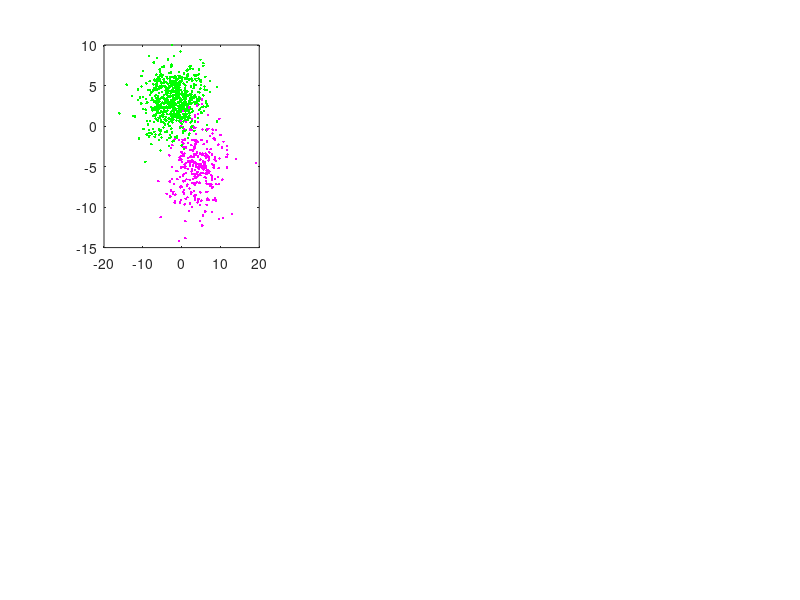

Recreate this plot in MATLAB. (Note: this script raises an error after producing the figure.)
% MISAEL MORALES  -  MATH 7993 Numerical Optimization  -  PROJECT
% ------------------------------------------------------------------------
% OPTIMAL PREDICTION AND CLUSTERING OF GAUSSIAN MIXTURE MODELS
% ------------------------------------------------------------------------
% This is a MTALAB script routine to perform the Expectation-Maximization
% algorithm on a multivariate gaussian mixture model.
% The goal is to obtain estimates for the means, covariances, and
% proportions and to further improve estimates using the Optimization
% Toolbox.
% Misael Morales - MATH 7993 - July 2020
%
% ------------------------------------------------------------------------
clear; clc; close all
tic % Start timer for script runtime
fprintf('MISAEL MORALES - MATH 7993 NUMERICAL OPTIMIZATION - PROJECT\n');
fprintf('OPTIMIZATION OF MULTIVARIATE GAUSSIAN MIXTURE MODEL\n');
% ------------------------------------------------------------------------
%% Step 0: Define problem variables
numsamples = 1000;          % Number of randomly generated data points

mu1 = [-2 3];               % Mean vector 1
mu2 = [4 -5];               % Mean vector 2
sigma1 = [15 1 ; 0 5];      % Covariance matrix 1
sigma2 = [12 1 ; 1 10];     % Covariance matrix 2
prop = [7 3];               % Proportion of each distribution
prop = prop/sum(prop);      % Normalize proportions as decimals constraint

x0 = [mu1(1),mu1(2);mu2(1),mu2(2);
      sigma1(1,1),sigma1(1,2);sigma1(2,1),sigma1(2,2);
      sigma2(1,1),sigma2(1,2);sigma2(2,1),sigma2(2,2);
      prop(1),prop(2)];

% Define the dimensionality and the number of clusters to be estimated.
n = 2;          % The vector lengths equal to the number of dimensions
k = 2;          % The number of clusters.

% Define stopping criterion. 
tol     = 1e-6;        % Stopping criteria 1: tolerance
maxiter = 5;           % Stopping criteria 2: maximum number of iterations
%
%% Step 1: Print data & Generate data from TWO 2D distributions.

% Print initial variables
fprintf('Real Mu1: [%.2f, %.2f]\n', mu1);
fprintf('Real Mu2: [%.2f, %.2f]\n', mu2);
fprintf('Real Sigma1: [%.2f %.2f ; %.2f %.2f]\n', sigma1);
fprintf('Real Sigma2: [%.2f %.2f ; %.2f %.2f]\n', sigma2);
fprintf('Real Proportions: [%.3f, %.3f]\n', prop);

dim1 = numsamples*prop(1);    % Number of data points from each distribution
dim2 = numsamples*prop(2);

% Generate sample points with the specified means and covariance matrices.
R1 = chol(sigma1);
X1 = randn(dim1, 2) * R1;     % Random normal (randn) number generator
X1 = X1 + repmat(mu1, size(X1, 1), 1);  % n*1 repmat for same dims as X1

R2 = chol(sigma2);
X2 = randn(dim2, 2) * R2;     % Random normal (randn) number generator
X2 = X2 + repmat(mu2, size(X2, 1), 1);  % n*1 repmat for same dims as X2

global X
X = [X1; X2]; % Combine the two sets of random normal elements into one


m = size(X, 1); % The number of data points; rows of X

% Ensure positive-semidefinite constraint on covariance matrices
sigma1 = chol(sigma1)*chol(sigma1)';
sigma2 = chol(sigma2)*chol(sigma2)';

% Generate a 1,2 classification to use Classification Learner Toolbox
class1 = cat(2, X1,   ones(size(X1,1), 1));
class2 = cat(2, X2, 2*ones(size(X2,1), 1));
Xclass = [class1;class2];

%%====================================================
%% STEP 2: Define initial values for the parameters.
% Use the GMM_InitialGuess MATLAB subroutine to define the starting value
% for the EM-algorithm.
%
% A = Means / B = Covariances / C = Proportions
%% 1a: Good initial Guesses
%{
% A1: Mu - Randomly modify by Normal Distribution the means to be initial guess.
mu = [mu1+rand(1);mu2+rand(1)];
mu1g = mu(1,:); %for printing initial guesses
mu2g = mu(2,:); %for printing initial guesses

% B1: Sigma - Use overall covariance of the dataset as the initial variance for each cluster.
sigma = []; 
for j = 1:k
    sigma{j} = cov(X);
end
% C1: Proportions - Assign equal PRIOR probabilities to each cluster.
phi = ones(1, k) * (1 / k);
%}
%% 1b: Bad Initial Guess - 2D case
%
mu1g     = [-4 , -2];
mu2g     = [5 , -3];
mu = [mu1g;mu2g];
sigma{1} = [50, 5; 0.1, 50];
sigma{2} = [30, 0.1; 1, 3];
phi      = [99 11];
phi      = phi/sum(phi);

x0g = [mu1g; mu2g;
       sigma{1}(1,:);sigma{1}(2,:);
       sigma{2}(1,:);sigma{2}(2,:);
       phi(1),phi(2)];
%}
%%
fprintf('-----------------------------------------------------------\n');
fprintf('Initial Guess Mu1: [%.2f, %.2f]\n', mu1g);
fprintf('Initial Guess Mu2: [%.2f, %.2f]\n', mu2g);
fprintf('Initial Guess Sigma1: [%.2f %.2f ; %.2f %.2f]\n', sigma{1});
fprintf('Initial Guess Sigma2: [%.2f %.2f ; %.2f %.2f]\n', sigma{2});
fprintf('Initial Guess Proportions: [%.3f, %.3f]\n', phi);
%% Scatterplot and Contours for Original Data
% Define parameters for grid density and dimensions.
gridSize = 50;
 maxgrid = max(max(mu1,mu2)) + max(max(max(sigma1,sigma2)));
       u = linspace(-maxgrid, maxgrid, gridSize);
% Display a scatter plot of the data from the two distributions.
% Save space as a subplot to plot side-by-side with EM-generated
% distribution estimates.
figure(1)
subplot(2,3,1);
hold off;
plot(X1(:, 1), X1(:, 2), 'g.');
hold on;
plot(X2(:, 1), X2(:, 2), 'm.');

% Define a [gridSize^2 x 2] matrix 'gridX' of coordinates representing
% the input values over the grids.
[A , B] = meshgrid(u, u);
gridX   = [A(:), B(:)];

% Calculate the Gaussian distribution for every value in the grid.
z1 = GaussianNormalDist(gridX, mu1, sigma1);
z2 = GaussianNormalDist(gridX, mu2, sigma2);

% Reshape the responses back into a 2D grid to be plotted with contour.
Z1 = reshape(z1, gridSize, gridSize);
Z2 = reshape(z2, gridSize, gridSize);

% Plot the contour lines (5) to show the pdf over the data.
contour(u, u, Z1, 5);
contour(u, u, Z2, 5);
daspect([1 1 1])

plot(mu1(1),mu1(2),'k.','MarkerSize',20)    %plot original center X1
plot(mu2(1),mu2(2),'k.','MarkerSize',20)    %plot original center X2

title('True PDFs');
%% Histogram for Original Data
figure(2)
subplot(2,1,1);
hold off
histogram(X);
hold on
title('Histogram of MV Normal Data')
xlabel('X'); ylabel('Frequency');
%savefig('GMM_histogram')
% Create a 3D Surface Plot for the pdf response function
subplot(2,1,2);
hold off
surf([Z1;Z2])
hold on
title('MV PDF for Generated Data')
%% Scatterplot and Contours of Initial Estimates
figure(1)
subplot(2,3,2);
hold off;
plot(X1(:, 1), X1(:, 2), 'g.');
hold on;
plot(X2(:, 1), X2(:, 2), 'm.');
% Calculate the Gaussian distribution for every value in the grid.
z1 = GaussianNormalDist(gridX, mu1g, sigma{1});
z2 = GaussianNormalDist(gridX, mu2g, sigma{2});

% Reshape the responses back into a 2D grid to be plotted with contour.
Z1 = reshape(z1, gridSize, gridSize);
Z2 = reshape(z2, gridSize, gridSize);

% Plot the contour lines (5) to show the pdf over the data.
contour(u, u, Z1, 5);
contour(u, u, Z2, 5);
daspect([1 1 1])

plot(mu1(1),mu1(2),'k.','MarkerSize',20)    %plot original center X1
plot(mu2(1),mu2(2),'k.','MarkerSize',20)    %plot original center X2
plot(mu1g(1),mu1g(2),'k*')    %plot initial guess center X1
plot(mu2g(1),mu2g(2),'k*')    %plot initial guess center X2
title('Initial Guess');
%%===================================================
%% STEP 3: Run Expectation Maximization (EM) Algorithm
for iter = 1:maxiter    
    %% STEP 3a: Expectation
    %
    % Calculate the probability for each data point for each distribution.
    
    % Matrix to hold the pdf value for each every data point for every cluster.
    % One row per data point, one column per cluster.
    pdf = zeros(m, k);
    
    % For each Gaussian...
    for j = 1:k
        % Evaluate the Gaussian for all data points for cluster 'j'.
        pdf(:, j) = GaussianNormalDist(X, mu(j, :), sigma{j});
    end
    
    % Multiply each pdf value by the prior probability for cluster.
    pdf_w = bsxfun(@times, pdf, phi);
    
    % Divide the weighted probabilities by the sum of weighted probabilities for each cluster.
    W = bsxfun(@rdivide, pdf_w, sum(pdf_w, 2));
    
    %%===============================================
    %% STEP 3b: Maximization
    %%% Calculate the probability for each data point for each distribution.

    % Store the previous means, to be optimized iteratively.
    prevMu = mu;    
    
    % For each of the Gaussian...
    for j = 1:k
    
        % Calculate the prior probability for cluster 'j'.
        prop_(j) = mean(W(:, j), 1);
        
        % Calculate the new mean for cluster 'j' by taking the weighted
        % average of all data points.
        weights  = W(:,j);
        val      = weights' * X;
        mu(j, :) = val ./ sum(weights, 1);

        % Calculate the covariance matrix for cluster 'j' by taking the 
        % weighted average of the covariance for each training example. 
        sigma_k = zeros(n, n);
        
        % Subtract the cluster mean from all data points.
        Xm = bsxfun(@minus, X, mu(j, :));
        
        % Calculate the contribution of each training example to the covariance matrix.
        for i = 1:m
            sigma_k = sigma_k + (W(i, j) .* (Xm(i, :)' * Xm(i, :)));
        end
   
        % Divide by the sum of weights.
        sigma{j} = sigma_k ./ sum(W(:, j));
    end
    
    % Check for convergence.
    if abs(mu - prevMu) < tol
        break
    end
            
% End of Expectation Maximization (EM)    
end

%% Step 4: Print final values
fprintf('-----------------------------------------------------------\n');
% Rename final variables
mu1_    = mu(1,:);
mu2_    = mu(2,:);
sigma1_ = sigma{1};
sigma2_ = sigma{2};

% print final variables
fprintf('EM-estimated Mu1: [%.4f, %.4f]\n', mu1_);
fprintf('EM-estimated Mu2: [%.4f, %.4f]\n', mu2_);
fprintf('EM-estimated Sigma1: [%.3f %.3f ; %.3f %.3f]\n', sigma1_);
fprintf('EM-estimated Sigma2: [%.3f %.3f ; %.3f %.3f]\n', sigma2_);
fprintf('EM-estimated Proportions: [%.4f, %.4f]. Sum: %.4f\n', prop_, sum(prop_));

% Print the stopping criteria and the total number of EM iterations
fprintf('Stopping Criteria: max iterations (%d) | tolerance (%.1d)\n', maxiter, tol)

if iter == maxiter
    fprintf('Maximum number of iterations (%d) was reached before convergence!\n', iter)
else 
    fprintf('Total EM Iterations: %d\n', iter);
end

% END of main script
%% Scatterplot and Contours for EM-estimated Data
%
% Display a scatter plot of the data from the two distributions.
figure(1)
subplot(2,3,4);
hold off;
plot(X1(:, 1), X1(:, 2), 'g.');
hold on;
plot(X2(:, 1), X2(:, 2), 'm.');

% Again, create a [gridSize^2 x 2] matrix 'gridX' of coordinates representing
% the input values over the grid.
[A , B] = meshgrid(u, u);
gridX   = [A(:), B(:)];

% Calculate the Gaussian response for every value in the grid.
z1_ = GaussianNormalDist(gridX, mu1_, sigma1_);
z2_ = GaussianNormalDist(gridX, mu2_, sigma2_);

% Reshape the responses back into a 2D grid to be plotted with contour.
Z1_ = reshape(z1_, gridSize, gridSize);
Z2_ = reshape(z2_, gridSize, gridSize);

% Plot the contour lines (5) to show the pdf over the data.
contour(u, u, Z1_, 5);
contour(u, u, Z2_, 5);
daspect([1 1 1])

plot(mu1(1),mu1(2),'k.','MarkerSize',20)    %plot original center X1
plot(mu2(1),mu2(2),'k.','MarkerSize',20)    %plot original center X2
plot(mu1_(1),mu1_(2),'k*')  %plot new center X1
plot(mu2_(1),mu2_(2),'k*')  %plot new center X2
title('EM Contours');
%savefig('GMM_orig_EM_data_contour')
%
% ------------------------------------------------------------------------
%% Optimization Toolbox - fminsearch
fprintf('-----------------------------------------------------------\n');
fprintf('Optimization Toolbox subroutine: \n');

% Store as a single output for Optimization Toolbox
x0_ = [mu1_(1),mu1_(2); mu2_(1),mu2_(2);
      sigma1_(1,1),sigma1_(1,2); sigma1_(2,1),sigma1_(2,2);
      sigma2_(1,1),sigma2_(1,2); sigma2_(2,1),sigma2_(2,2);
      prop_(1),prop_(2)];
% Optimization Toolbox Options & Settings
%'Display',     'iter',...
options = optimset(...
'PlotFcns',    {@optimplotfval,@optimplotfunccount},...
'MaxIter',     500,...
'MaxFunEvals', 5000,...             
'TolFun',      1e-6,...
'TolX',        1e-6);
% Use the functions in the Optimization Toolbox to optimize the Negative
% Log-Likelihood function for the Gaussian Mixture Model.
figure(3)
[optXval,optFval,optFlag,optOut]  = fminsearch(@GMM_negloglik, x0_, options);
copyobj(get(gcf,'children'),figure(3));
hold on
xlabel('fminsearch iteration')
hold off
optXval(7,:) = optXval(7,:)/sum(optXval(7,:));
mu1_opt1 = optXval(1,:);
mu2_opt1 = optXval(2,:);
sigma1_opt1 = optXval(3:4,:);
sigma2_opt1 = optXval(5:6,:);
prop_opt1 = optXval(7,:);
% Printing optimization 1 outputs      
fprintf('-----------------------------------------------------------\n');
fprintf('NMS Optimization-estimated Mu1: [%.4f, %.4f]\n', mu1_opt1);
fprintf('NMS Optimization-estimated Mu2: [%.4f, %.4f]\n', mu1_opt1);
fprintf('NMS Optimization-estimated Sigma1: [%.3f %.3f ; %.3f %.3f]\n', sigma1_opt1);
fprintf('NMS Optimization-estimated Sigma2: [%.3f %.3f ; %.3f %.3f]\n', sigma2_opt1);
fprintf('NMS Optimization-estimated Proportions: [%.4f, %.4f]. Sum: %.3f \n', prop_opt1, sum(prop_opt1));   
fprintf('-----------------------------------------------------------\n');
%
%% Printing optimization 2 outputs - fminunc
% Optimization Toolbox Options & Settings
%'Display',     'iter',...
options2 = optimset(...
'PlotFcns',    {@optimplotfval,@optimplotfirstorderopt}, ...
'MaxIter',     5000,...       
'MaxFunEvals', 1E6,...                 
'TolFun',      1e-15,...
'TolX',        1e-15);
% Use the functions in the Optimization Toolbox to optimize the Negative
% Log-Likelihood function for the Gaussian Mixture Model.
figure(4)
[optXval2,optFval2,optFlag2,optOut2]  = fminunc(@GMM_negloglik, x0_, options2);
copyobj(get(gcf,'children'),figure(4));
hold on
xlabel('fminunc iteration')
hold off
optXval2(7,:) = optXval2(7,:)/sum(optXval2(7,:));
mu1_opt2 = optXval2(1,:);
mu2_opt2 = optXval2(2,:);
sigma1_opt2 = optXval2(3:4,:);
sigma2_opt2 = optXval2(5:6,:);
prop_opt2 = optXval2(7,:);
% Printing optimization 2 outputs      
fprintf('-----------------------------------------------------------\n');
fprintf('QN Optimization-estimated Mu1: [%.4f, %.4f]\n', mu1_opt2);
fprintf('QN Optimization-estimated Mu2: [%.4f, %.4f]\n', mu2_opt2);
fprintf('QN Optimization-estimated Sigma1: [%.3f %.3f ; %.3f %.3f]\n', sigma1_opt2);
fprintf('QN Optimization-estimated Sigma2: [%.3f %.3f ; %.3f %.3f]\n', sigma2_opt2);
fprintf('QN Optimization-estimated Proportions: [%.4f, %.4f]. Sum: %.3f\n', prop_opt2,sum(prop_opt2));  
%
fprintf('-----------------------------------------------------------\n');
fprintf('EM-estimated Negative Log-Likelihood:        %.4f \n', GMM_negloglik(x0_));
fprintf('fminsearch Negative Log-Likelihood:          %.4f \n', optFval);
fprintf('fminunc Negative Log-Likelihood:             %.4f \n', optFval2);
fprintf('Original Parameters Negative Log-Likelihood: %.4f \n', GMM_negloglik(x0));
%% Plot the new refined estimates
figure(1)
% NMS Optimtool Estimates
subplot(2,3,5);
hold off;
plot(X1(:, 1), X1(:, 2), 'g.');
hold on;
plot(X2(:, 1), X2(:, 2), 'm.');

% Calculate the Gaussian response for every value in the grid.
z1_ = GaussianNormalDist(gridX, mu1_opt1, sigma1_opt1);
z2_ = GaussianNormalDist(gridX, mu2_opt1, sigma2_opt1);

% Reshape the responses back into a 2D grid to be plotted with contour.
Z1_ = reshape(z1_, gridSize, gridSize);
Z2_ = reshape(z2_, gridSize, gridSize);

% Plot the contour lines (5) to show the pdf over the data.
contour(u, u, Z1_, 5);
contour(u, u, Z2_, 5);
daspect([1 1 1])

plot(mu1(1),mu1(2),'k.','MarkerSize',20)    %plot original center X1
plot(mu2(1),mu2(2),'k.','MarkerSize',20)    %plot original center X2
plot(mu1_opt1(1),mu1_opt1(2),'k*')  %plot new center X1
plot(mu2_opt1(1),mu2_opt1(2),'k*')  %plot new center X2
title('NMS Contours');

% QN Optimtool Estimates
subplot(2,3,6);
hold off;
plot(X1(:, 1), X1(:, 2), 'g.');
hold on;
plot(X2(:, 1), X2(:, 2), 'm.');

% Calculate the Gaussian response for every value in the grid.
z1_ = GaussianNormalDist(gridX, mu1_opt2, sigma1_opt2);
z2_ = GaussianNormalDist(gridX, mu2_opt2, sigma2_opt2);

% Reshape the responses back into a 2D grid to be plotted with contour.
Z1_ = reshape(z1_, gridSize, gridSize);
Z2_ = reshape(z2_, gridSize, gridSize);

% Plot the contour lines (5) to show the pdf over the data.
contour(u, u, Z1_, 5);
contour(u, u, Z2_, 5);
daspect([1 1 1])

plot(mu1(1),mu1(2),'k.','MarkerSize',20)    %plot original center X1
plot(mu2(1),mu2(2),'k.','MarkerSize',20)    %plot original center X2
plot(mu1_opt2(1),mu1_opt2(2),'k*')  %plot new center X1
plot(mu2_opt2(1),mu2_opt2(2),'k*')  %plot new center X2
title('QN Contours');

%% Clear extra variables
clear i j k h m n 
clear class1 class2 dim1 dim2 indeces
clear maxiter iter tol numsamples
clear A B C Xm W weights val Xclass X1 X2 x0 x0_ X
clear gridSize gridX maxgrid 
clear options options2 optXval optXval2 optOut optOut2 
clear optFval optFval2 optFlag optFlag2
clear Z Z1 Z2 z1 z2 Z1_ Z2_ z1_ z2_ mu1g mu2g u
clear sigma_k sigma R1 R2 pdf pdf_w  prevMu mu phi

%% Time entire script runtime
toc
